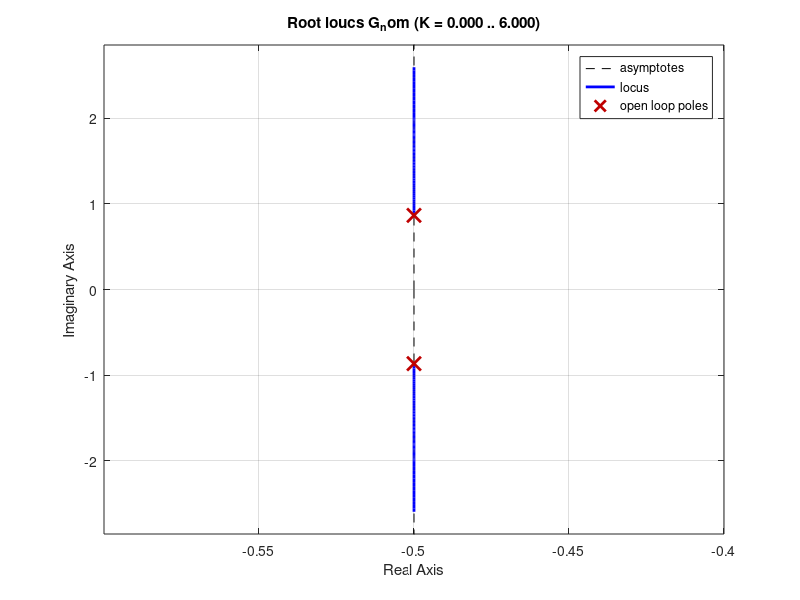
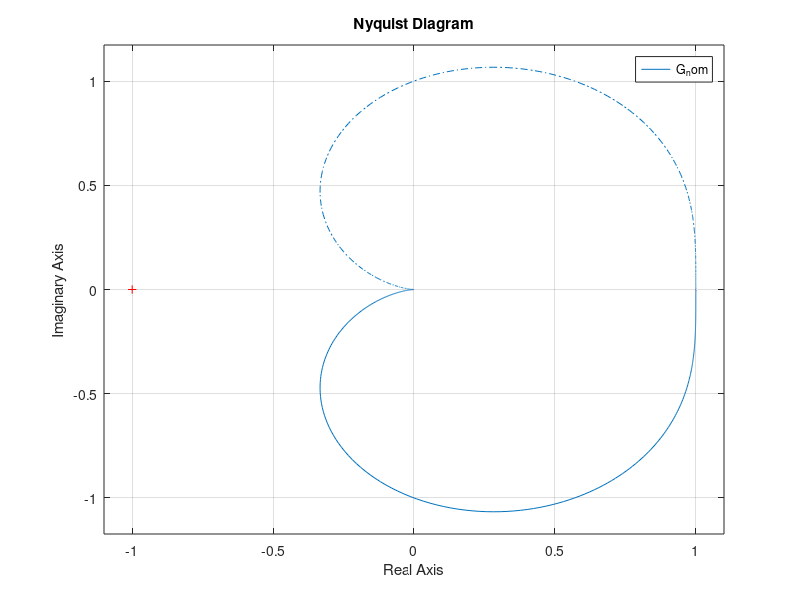
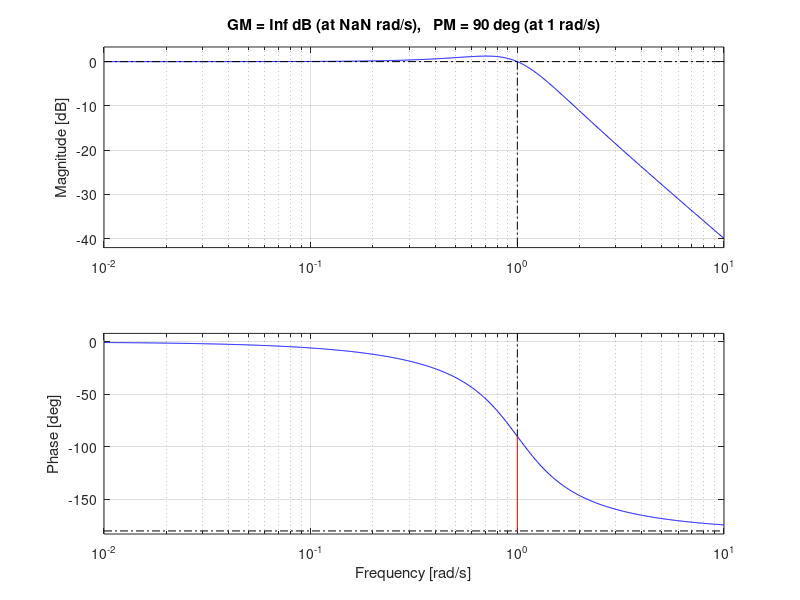
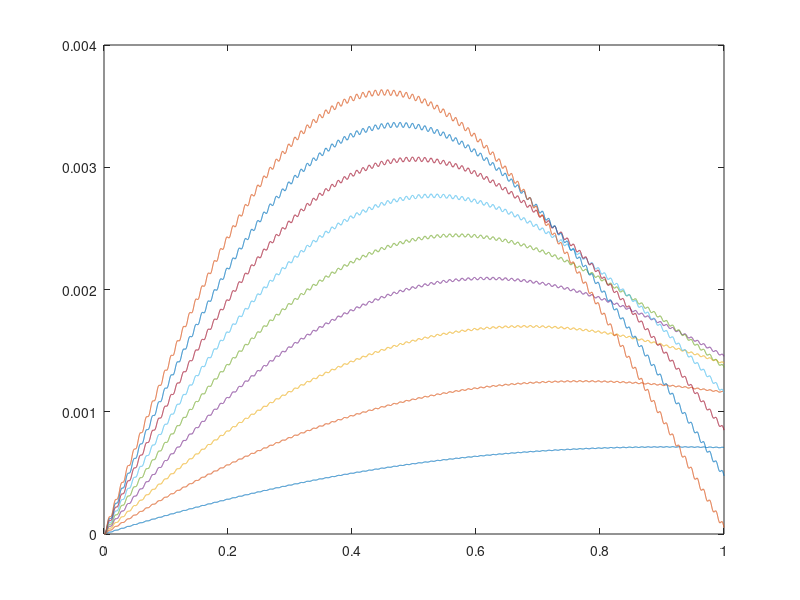

The MATLAB source for these figures, in order: (Note: this script raises an error after producing the figures.)
close all;
m=1;
cv=1+0*0.075;
cp=1+0*0.1;
G_nom = tf(cp, [m, cv, cp]);

figure(5);
% bode(G_nom);
margin(G_nom)
% disp('inf gain margin  90 phase margin');

figure(3);
nyquist(G_nom);

figure(2);
rlocus(G_nom);


figure(10)
t = 0:1e-4:10e-1;
omega = 2*pi*1e2;
u = sin(omega*t);
% d = tf(omega, [1, 0, omega^2]);

% step = tf(1, [1, 0]);
for k=1:1:9
    % k= -k;
    % y = -((k*G_nom)/(1+k*G_nom))*d;
    % step(((k*G_nom)/(1+k*G_nom)))
    [yout, time] = lsim(((k*G_nom)/(1+k*G_nom)), u, t);
    plot(time, yout, 'DisplayName', num2str(k))
    hold on;
end

cp = ureal('cp', 1, 'PlusMinus', 0.075);
cv = ureal('cv', 1, 'PlusMinus', 0.1);
s = tf('s');
G_nom_u = cp/(s^2 + cv*s + cp);

figure
nyquist(usample(G_nom_u, 100))